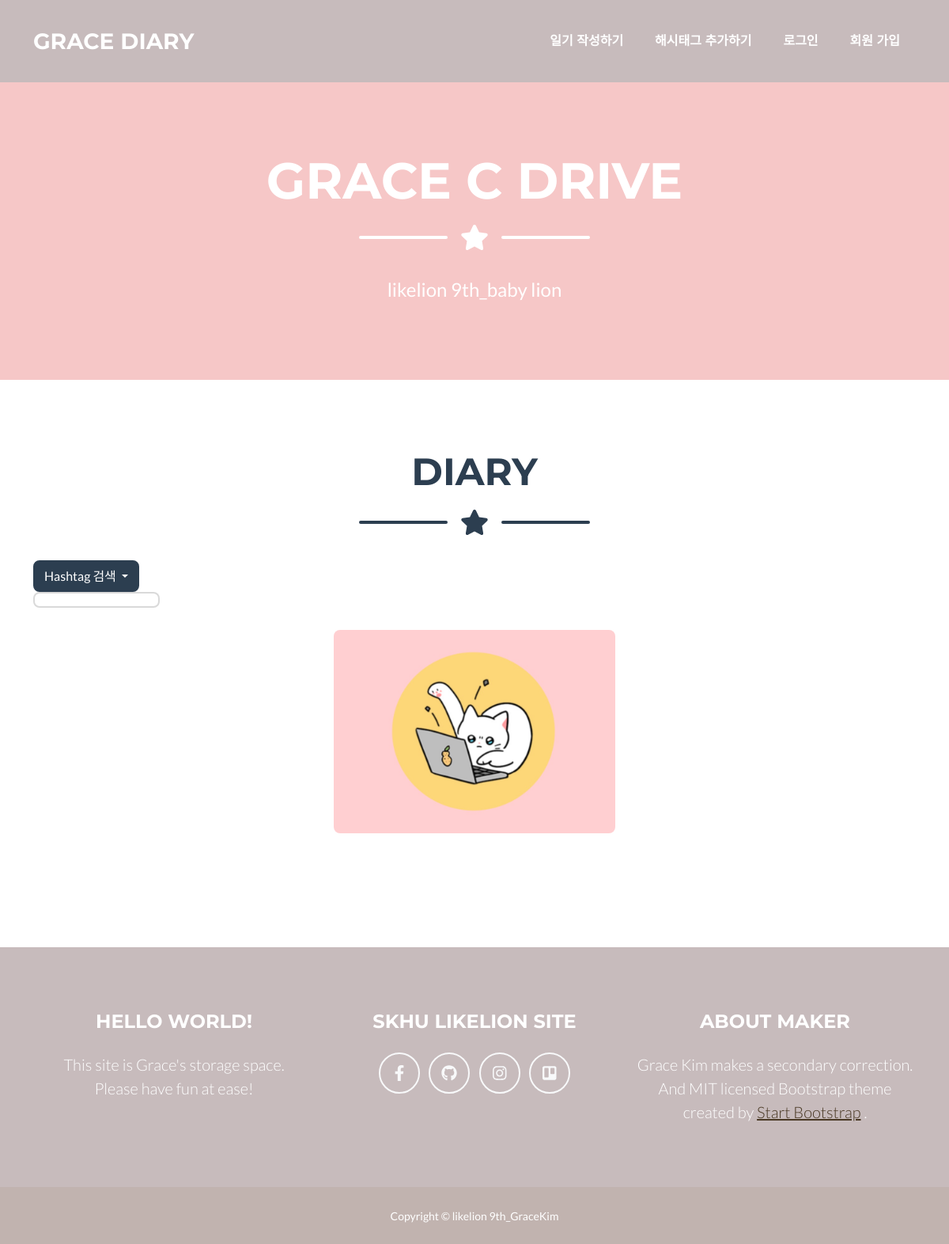
The app's page /, older data.
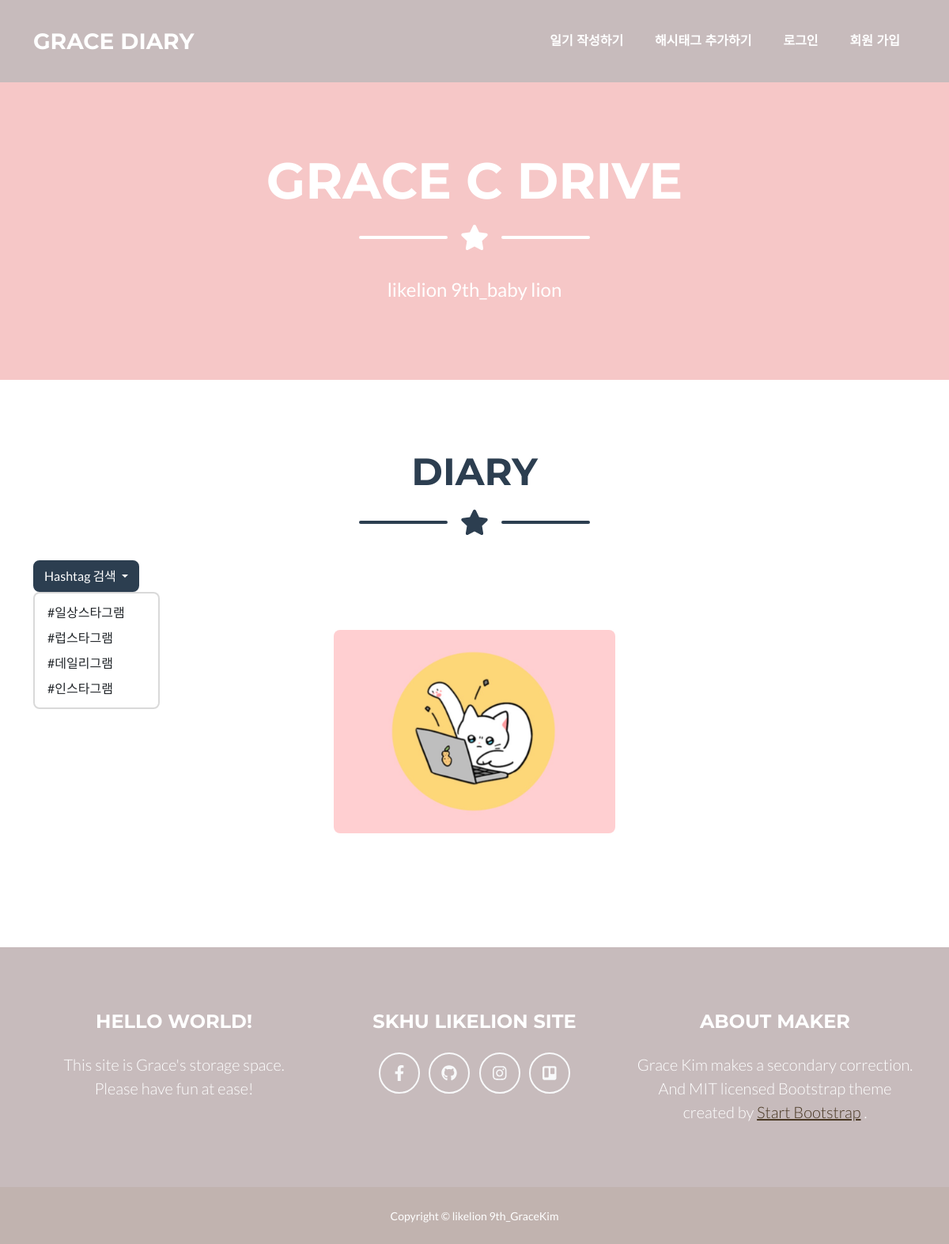
The same page, newer data.
### blog/models.py (models this page shows, shortened)
class Blog(models.Model):
    title = models.CharField(max_length=200)
    pub_date = models.DateTimeField('date')
    content = models.TextField()
    writer = models.CharField(max_length=100)
    hashtags = models.ManyToManyField('Hashtag', blank=True)

class Hashtag(models.Model):
    name = models.CharField(max_length=50)

### blog/views.py (the view)
# urls.py: path('', views.main, name = 'main'),
def main(request):
    blogs = Blog.objects.all()
    c_form = CommentForm()
    hashtags = Hashtag.objects
    return render(request, 'main.html', {'blogs':blogs, 'c_form':c_form, 'hashtags':hashtags})

### blog/templates/main.html (shortened to what this page needs)
{% extends 'base.html' %}
{% load static %}
{% block posts %}
<section class="page-section portfolio" id="portfolio">
  <div class="container">
    <h2 class="page-section-heading text-center text-uppercase text-secondary mb-0">Diary
    </h2>
    <div class="divider-custom">
      <div class="divider-custom-line"></div>
      <div class="divider-custom-icon"><i class="fas fa-star"></i></div>
      <div class="divider-custom-line"></div>
    </div>
    <div class="dropdown">
      <button class="btn btn-secondary dropdown-toggle" type="button" id="dropdownMenuButton" data-toggle="dropdown" aria-haspopup="true" aria-expanded="false">
        Hashtag 검색
      </button>
      <div class="dropdown-menu" aria-labelledby="dropdownMenuButton">
        {% for hashtag in hashtags.all %}
        <a class="dropdown-item" href="{% url 'search' hashtag.id %}">{{ hashtag.name }}</a>
        {% endfor %}
      </div>
    </div>
    <br><br>
    <div class="row justify-content-center">
      {% for blog in blogs %}
      <div class="col-md-6 col-lg-4 mb-5">
        <div
          class="portfolio-item mx-auto"
          data-bs-toggle="modal"
          data-bs-target="{{blog.id}}"
        >
          <img
            class="img-fluid"
            src="{% static 'blog/img/cat.jpg' %}"
            alt="..."
          />
        </div>
      </div>
      {% endfor %}
    </div>
  </div>
</section>
{% endblock %}

### blog/templates/base.html (shortened to what this page needs)
<!DOCTYPE html>
{% load static %}
<html lang="en">
  <head>
    <link href="{% static 'blog/css/styles.css' %}" rel="stylesheet" />
    <link href="{% static 'blog/css/input.css' %}" rel="stylesheet" />
  </head>
  <body id="page-top">
    <nav
      class="navbar navbar-expand-lg bg-secondary text-uppercase fixed-top"
      id="mainNav"
    >
      <div class="container">
        <a class="navbar-brand" href="{% url 'main' %}">Grace Diary</a>
        <div class="collapse navbar-collapse" id="navbarResponsive">
          <ul class="navbar-nav ms-auto">
            <li class="nav-item mx-0 mx-lg-1">
              <a class="nav-link py-3 px-0 px-lg-3 rounded" href="{% url 'write' %}">일기 작성하기</a>
            </li>
            <li class="nav-item mx-0 mx-lg-1">
              <a class="nav-link py-3 px-0 px-lg-3 rounded" href="{% url 'hashtag' %}">해시태그 추가하기</a>
            </li>
            {% if user.is_active %}
            <li class="nav-item mx-0 mx-lg-1">
              <a class="nav-link py-3 px-0 px-lg-3 rounded" href="{% url 'logout' %}">로그아웃</a>
            </li>
            <li class="nav-item mx-0 mx-lg-1">
              <a class="nav-link py-3 px-0 px-lg-3 rounded">{{ user.username }}님 안녕하세요.</a>
            </li>
            {% else %}
            <li class="nav-item mx-0 mx-lg-1">
              <a class="nav-link py-3 px-0 px-lg-3 rounded" href="{% url 'login' %}">로그인</a>
            </li>
            <li class="nav-item mx-0 mx-lg-1">
              <a class="nav-link py-3 px-0 px-lg-3 rounded" href="{% url 'signup' %}">회원 가입</a>
            </li>
            {% endif %}
          </ul>
        </div>
      </div>
    </nav>
    <header class="masthead bg-primary text-white text-center">
      <div class="container d-flex align-items-center flex-column">
        <h1 class="masthead-heading text-uppercase mb-0">Grace C Drive</h1>
        <div class="divider-custom divider-light">
          <div class="divider-custom-line"></div>
          <div class="divider-custom-icon"><i class="fas fa-star"></i></div>
          <div class="divider-custom-line"></div>
        </div>
        <p class="masthead-subheading font-weight-light mb-0">
          likelion 9th_baby lion
        </p>
      </div>
    </header>
    {% block posts %} {% endblock %}
    <footer class="footer text-center">
        <div class="container">
          <div class="row">
            <div class="col-lg-4 mb-5 mb-lg-0">
              <h4 class="text-uppercase mb-4">Hello World!</h4>
              <p class="lead mb-0">
                This site is Grace's storage space.
                <br />
                Please have fun at ease!
              </p>
            </div>
            <div class="col-lg-4 mb-5 mb-lg-0">
              <h4 class="text-uppercase mb-4">SKHU LikeLion Site</h4>
              <a
                class="btn btn-outline-light btn-social mx-1"
                href="https://www.facebook.com/SkhuLion"
                ><i class="fab fa-fw fa-facebook-f"></i
              ></a>
              <a
                class="btn btn-outline-light btn-social mx-1"
                href="https://github.com/orgs/SKHU-Likelion-9th/dashboard"
                ><i class="fab fa-github"></i
              ></a>
              <a
                class="btn btn-outline-light btn-social mx-1"
                href="https://www.instagram.com/likelion_skhu/"
                ><i class="fab fa-instagram"></i
              ></a>
              <a
                class="btn btn-outline-light btn-social mx-1"
                href="https://trello.com/b/Nz7NvSBp/skhu-%EB%A9%8B%EC%9F%81%EC%9D%B4-%EC%82%AC%EC%9E%90%EC%B2%98%EB%9F%BC-9%EA%B8%B0"
                ><i class="fab fa-trello"></i
              ></a>
            </div>
            <div class="col-lg-4">
              <h4 class="text-uppercase mb-4">About Maker</h4>
              <p class="lead mb-0">
                Grace Kim makes a secondary correction. And MIT licensed Bootstrap
                theme created by
                <a href="http://startbootstrap.com">Start Bootstrap</a>
                .
              </p>
            </div>
          </div>
        </div>
      </footer>
      <div class="copyright py-4 text-center text-white">
        <div class="container">
          <small>Copyright &copy; likelion 9th_GraceKim</small>
        </div>
      </div>
  </body>
</html>

Row changes from the older to the newer data that the page shows:
added Hashtag: name "#일상스타그램"
added Hashtag: name "#럽스타그램"
added Hashtag: name "#데일리그램"
added Hashtag: name "#인스타그램"
